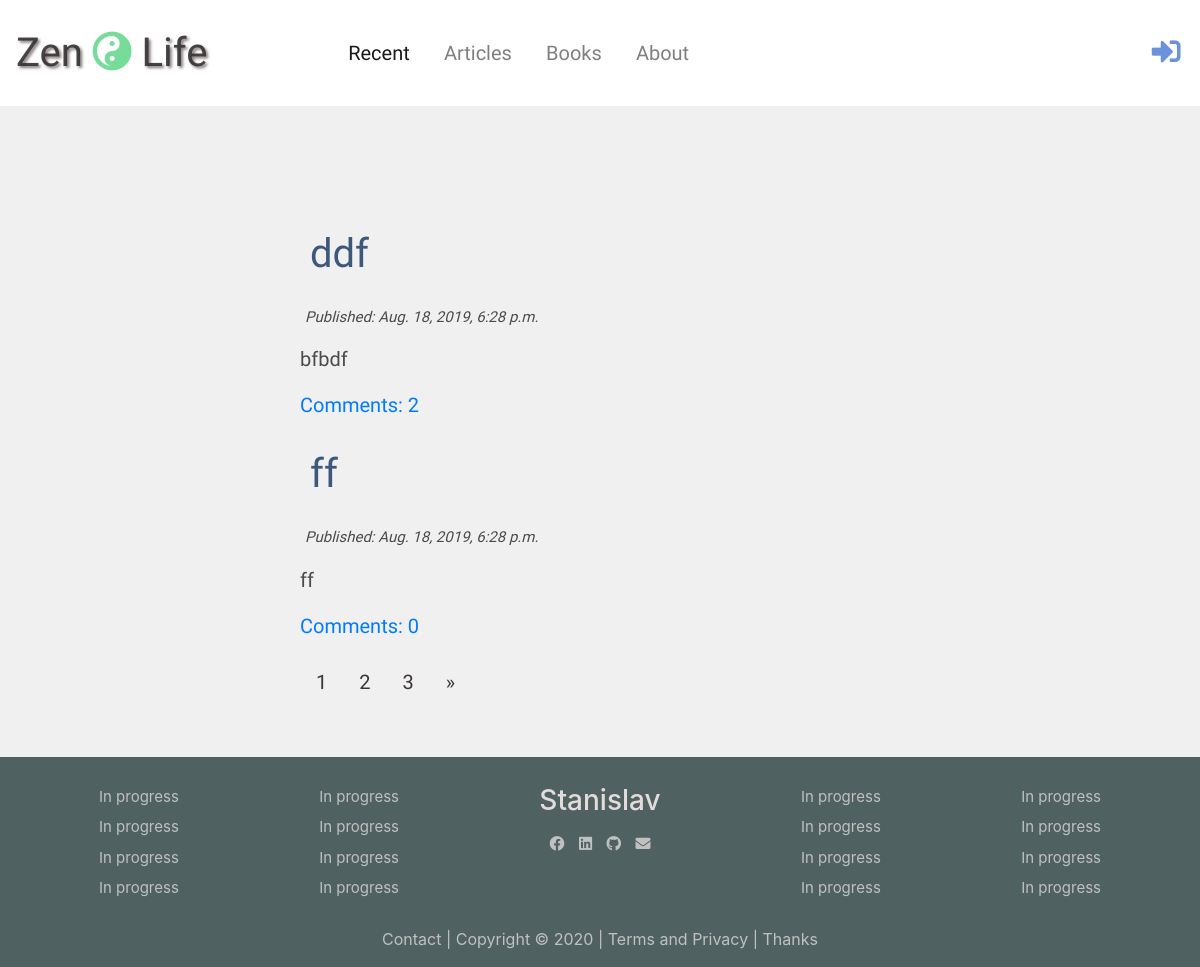
The app's page /, older data.
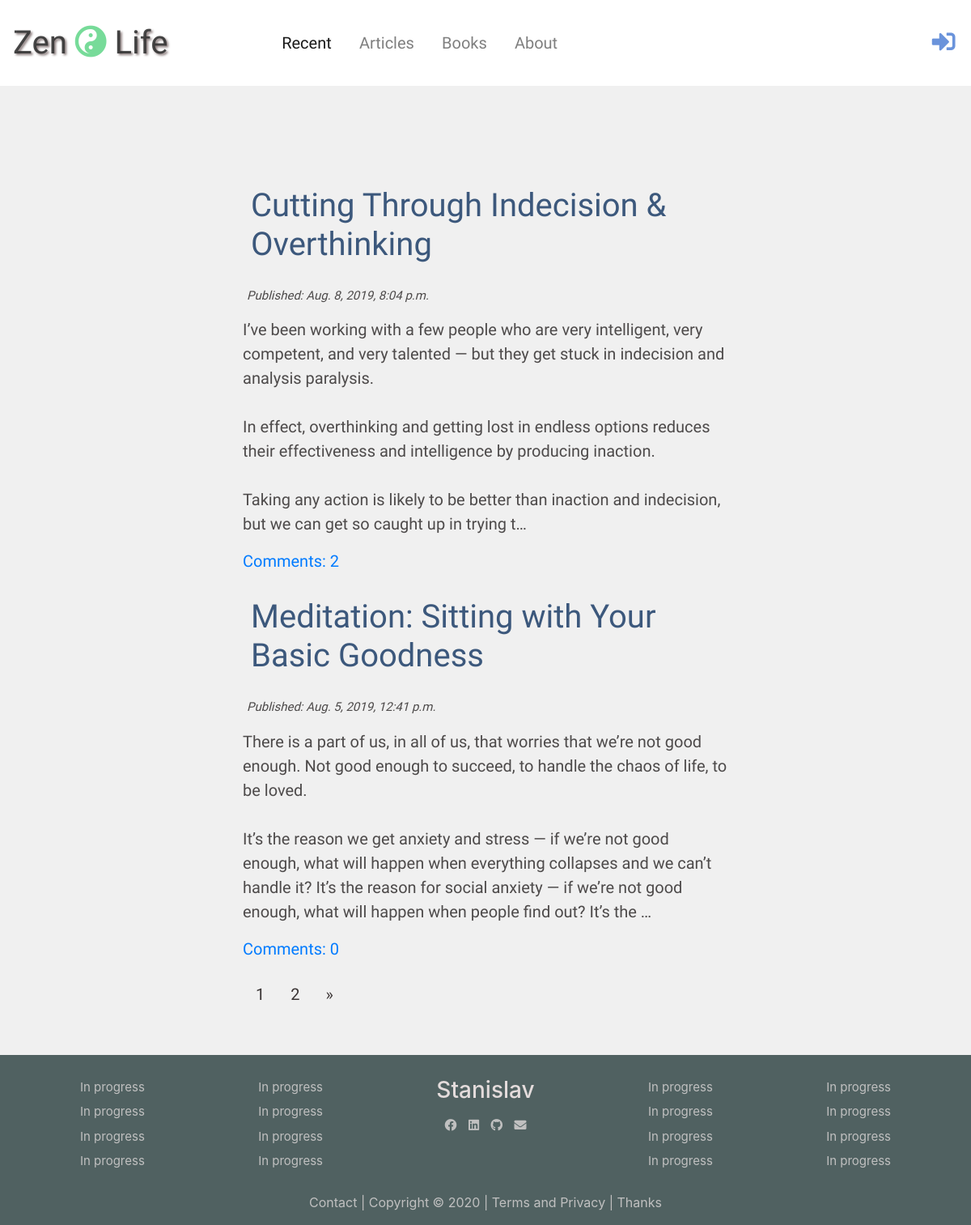
The same page, newer data.
### blogApp/models.py (models this page shows, shortened)
class Post(models.Model):
    author = models.ForeignKey('auth.User', on_delete=models.CASCADE)
    title = models.CharField(max_length=250)
    text = models.TextField()
    created_date = models.DateTimeField(default=timezone.now)
    published_date = models.DateTimeField(default=None)
    def approved_comments(self):
        return self.comments.filter(approved=True)

### blogApp/views.py (the view)
# urls.py: path('', views.post_list, name = 'post_list'),
def post_list(request):    #templates/blogApp/post_list.html but tempaltes is automatic
    all_posts = Post.objects.filter(published_date__lte=timezone.now()).order_by('-published_date')
    paginator = Paginator(all_posts, 2)
    page = request.GET.get('page')
    posts = paginator.get_page(page)
    page_range = []
    for i in range(posts.number-3, posts.number+4):
        if i >= 1 and i<= posts.paginator.num_pages:
            page_range.append(i)
    if len(page_range) < 2:
        page_range = []
    stuff_for_frontend = {'posts': posts, 'page_range':page_range}
    return render(request, 'blogApp/post_list.html', stuff_for_frontend)

### blogApp/templates/blogApp/post_list.html (shortened to what this page needs)
{% extends "blogApp/base.html" %}
{% block content %}
    {% for post in posts %}
    <div class="post-div">
        <h2><a href="{% url 'post_detail' pk=post.pk %}">{{ post.title }}</a></h3>
        <p class="time">Published: {{ post.published_date }}</p>
        <p>{{ post.text|truncatechars:400|linebreaksbr }}</p>
        <a href="{% url 'post_detail' pk=post.pk %}#comments">Comments: {{ post.approved_comments.count }}</a>
    </div>
    {% endfor %}
    <div class="pagination">
        {% for i in page_range %}
            <a href="?page={{ i }}"> {{ i }} </a>
        {% endfor %}
        {% if posts.has_next %}
            <a href="?page={{ posts.paginator.num_pages }}">&raquo;</a>
        {% endif %}
    </div>
{% endblock  %}

### blogApp/templates/blogApp/base.html (shortened to what this page needs)
{% load staticfiles %}
<!DOCTYPE html>
<html>
<head>
    <link rel="stylesheet" href="https://stackpath.bootstrapcdn.com/bootstrap/4.4.1/css/bootstrap.min.css">
    <link rel="stylesheet" href="https://use.fontawesome.com/releases/v5.9.0/css/all.css">
    <link rel="stylesheet" href="https://use.fontawesome.com/releases/v5.9.0/css/v4-shims.css">
    <link rel="stylesheet" href=" {% static 'css/blogApp.css' %} ">
    <link rel="stylesheet" href=" {% static 'css/zenburn.css' %} ">
</head>
<body>
    <nav class="navbar navbar-expand-md navbar-light">
        <a class="navbar-brand logo" href=" {% url 'post_list' %} ">Zen <i class="fas fa-yin-yang"></i> Life</a>
        <div class="collapse navbar-collapse nav-div" id="navbarSupportedContent">
            <ul class="navbar-nav">
                <li class="nav-item active">
                    <a class="nav-link" href=" {% url 'post_list' %}">Recent</a>
                </li>
                <li class="nav-item">
                    <a class="nav-link" href=" {% url 'articles' %}">Articles</a>
                </li>
                <li class="nav-item">
                    <a class="nav-link" href=" {% url 'books' %}">Books</a>
                </li>
                <li class="nav-item">
                    <a class="nav-link" href=" {% url 'about' %}">About</a>
                </li>
            </ul>
        </div>
        <div class="nav-login">
            {% if user.is_authenticated %}
            <a href=" {% url 'post_new' %} " data-toggle="tooltip" data-placement="bottom" title="Add a post"><i id="" class="fas fa-plus"></i></a>
            <a href="{% url 'post_draft' %}" data-toggle="tooltip" data-placement="bottom" title="See my drafts"><i id="" class="fab fa-firstdraft"></i></a>
            <p> {{ user.username|truncatechars:10 }} <small>( <a href="{% url 'logout' %}?next={% url 'post_list' %}">Logout</a>
                    )</small></p>
            {% else %}
            <a href="{% url 'login' %}" class="nav-else"><i class="fas fa-sign-in-alt fa-2x"></i></a>
            {% endif %}
        </div>
    </nav>
    <div class="content-wrapper">
        <div class="content-div col-md-6">
            {% block content %}
            {% endblock %}
        </div>
    </div>
    <div class="footer-wrapper">
        <div class="footer-div">
            <ul class="d-sm-block d-none">
                <li><a href="">In progress</a></li>
                <li><a href="">In progress</a></li>
                <li><a href="">In progress</a></li>
                <li><a href="">In progress</a></li>
            </ul>
            <ul class="d-lg-block d-none">
                <li><a href="">In progress</a></li>
                <li><a href="">In progress</a></li>
                <li><a href="">In progress</a></li>
                <li><a href="">In progress</a></li>
            </ul>
            <ul class="contact-info">
                <li><h3>Stanislav</h3></li>
                <li>
                    <a href=""><i class="fab fa-facebook"></i></a>
                    <a href=""><i class="fab fa-linkedin"></i></a>
                    <a href=""><i class="fab fa-github"></i></a>
                    <a href=""><i class="fas fa-envelope"></i></a>
                </li>
            </ul>
            <ul class="d-sm-block d-none">
                <li><a href="">In progress</a></li>
                <li><a href="">In progress</a></li>
                <li><a href="">In progress</a></li>
                <li><a href="">In progress</a></li>
            </ul>
            <ul class="d-lg-block d-none">
                <li><a href="">In progress</a></li>
                <li><a href="">In progress</a></li>
                <li><a href="">In progress</a></li>
                <li><a href="">In progress</a></li>
            </ul>
        </div>
        <p id="copyright">
            <a href="" class="d-none d-sm-inline-block">
                Contact |
            </a>
            <a href="">
                Copyright © 2020
            </a>
            <a href="" class="d-none d-sm-inline-block">
                | Terms and Privacy
            </a>
            <a href="" class="d-none d-md-inline-block">
                | Thanks
            </a></p>
    </div>
</body>
</html>

### blogApp/static/css/blogApp.css (style rules this page uses)
* { margin: 0; padding: 0; }
html, body { min-height: 100%; height: 100%; width: 100%; margin: 0; padding: 0; font-size: 100%; }
body { background-color: rgb(240, 240, 240); font-size: 16px; }
.navbar { background: #fff; }
.nav-div ul li { padding-right: 6% !important; }
.nav-div ul li a { font-size: 1.25rem; font-family: 'Roboto Condensed', sans-serif; color: rgb(59, 53, 53); }
.logo { color: rgb(105, 87, 87); font-size: 2.5rem; padding-right: 10%; font-family: 'Barriecito', cursive; text-shadow: 2px 2px 3px rgb(105, 87, 87); opacity: 0.8; }
.logo i { color: rgb(86, 211, 128); text-shadow: none; }
.nav-login { display: none; }
.nav-login a i { color: rgb(106, 147, 219); padding: 1.9rem 0.425rem; font-size: 1.8rem; }
.nav-else { padding-left: 8%; }
.content-wrapper { text-align: center; margin-top: 7% }
.content-div { display: inline-block; text-align: left; padding: 1.25rem 0px; font-family: 'Quicksand', sans-serif; font-size: 1.25rem; }
.post-div { padding: 0.625rem 0; }
.post-div h2 { padding: 0.625rem 1.25rem 1.25rem 0.625rem; font-family: 'Indie Flower', cursive; font-size: 2.5rem; color: rgb(60, 88, 124); }
.post-div h2 a { text-decoration: none; font: bold; color: rgb(60, 88, 124); }
.post-div p { color: rgb(77, 74, 74); }
.time { margin-left: 5px !important; font-style: italic; font-size: 0.9375rem; }
.pagination { display: inline-block; }
.pagination a { padding: 0.8em; float: left; text-decoration: none; color: rgb(59, 53, 53); }
.footer-wrapper { background-color: rgb(80, 97, 97); width: 100%; }
.footer-wrapper p { text-align: center; color: silver; padding-bottom: 1rem !important; margin: 0; }
.footer-div { color: rgb(228, 220, 220); margin: 1rem 1.8rem; display: flex; text-align: center; justify-content: space-around; padding-top: 1rem; }
.footer-div ul { flex-flow: column; list-style: none; margin: 0.5rem 1rem; }
.footer-div ul li { padding: 3px; }
.footer-div ul li a { color: silver; text-decoration: none; font-size: 0.9375rem; }
.contact-info a i { padding: 5px; }
#copyright a { text-decoration: none; color: silver; }
@media only screen and (min-width: 768px) { .nav-login { display: flex; align-items: center; } }

Row changes from the older to the newer data that the page shows:
removed Post: title "ddf", published_date "Aug. 18, 2019, 6:28 p.m.", text "bfbdf", approved_comments.count "2"
removed Post: title "ff", published_date "Aug. 18, 2019, 6:28 p.m.", text "ff", approved_comments.count "0"
now on this page (row unchanged): Post: title "Cutting Through Indecision & Overthinking", published_date "Aug. 8, 2019, 8:04 p.m.", text "I’ve been working with a few people who are very intelligent, very competent, and very talented — but they get stuck in indecision and analysis paralysis. In effect, overthinking and getting lost in endless options reduces their effectiveness and intelligence by producing inaction. Taking any action is likely to be better than inaction and indecision, but we can get so caught up in trying t…", approved_comments.count "2"
now on this page (row unchanged): Post: title "Meditation: Sitting with Your Basic Goodness", published_date "Aug. 5, 2019, 12:41 p.m.", text "There is a part of us, in all of us, that worries that we’re not good enough. Not good enough to succeed, to handle the chaos of life, to be loved. It’s the reason we get anxiety and stress — if we’re not good enough, what will happen when everything collapses and we can’t handle it? It’s the reason for social anxiety — if we’re not good enough, what will happen when people find out? It’s the …", approved_comments.count "0"
Text that changed along with them:
list line gone: "3"
